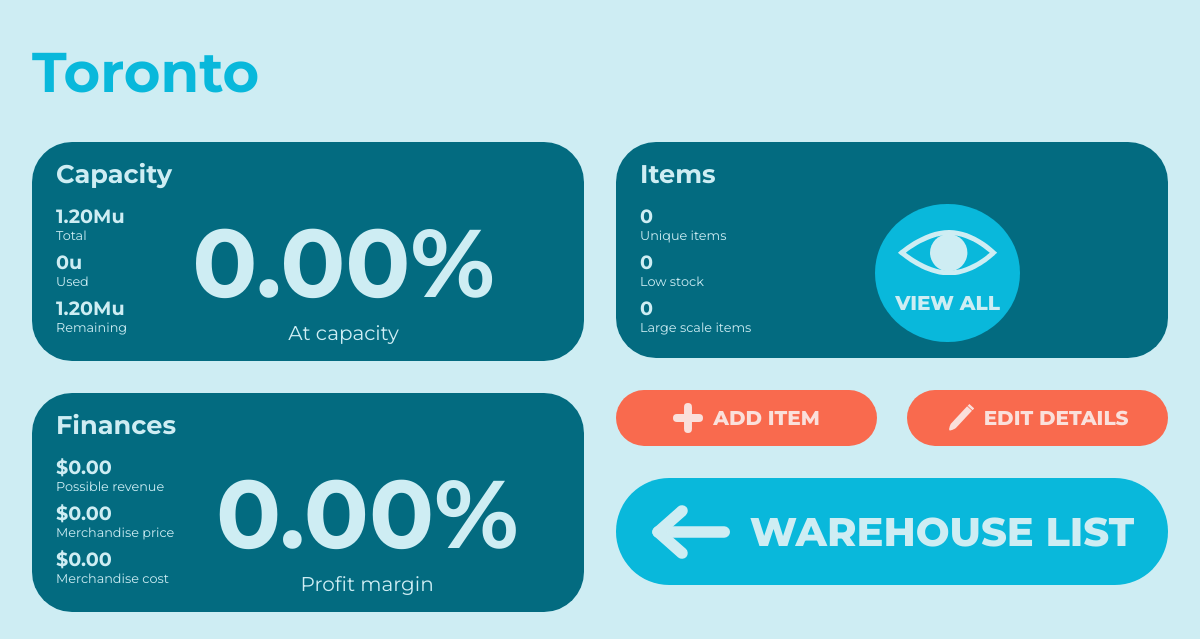
The page /view-warehouse/Toronto on the database as committed earlier.
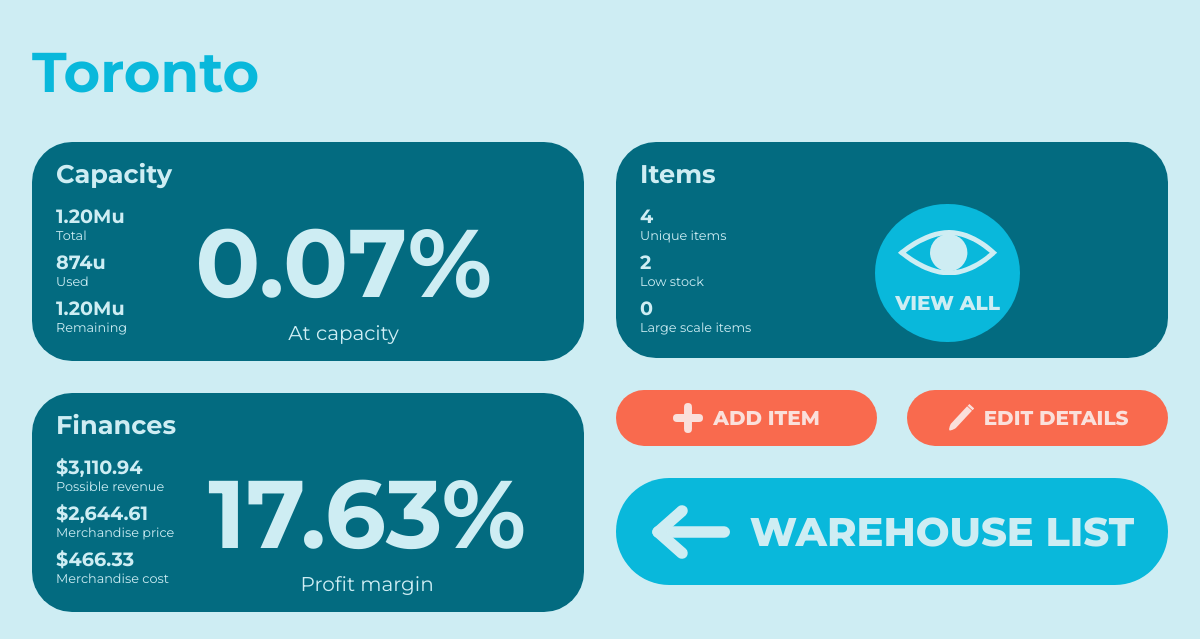
The same page on the database as committed later.
### wms/models.py (models this page shows, shortened)
class Warehouse(db.Model):
    _id = db.Column(db.Integer, primary_key=True)
    name = db.Column(db.String(MAXIMUM_NAME_LEN), unique=True, nullable=False)
    capacity = db.Column(db.Integer, nullable=False)
    items = db.relationship("Item", backref="home_warehouse", lazy=True)
    @hybrid_property
    def remaining_capacity(self):
        capacityUsed = 0
        for item in self.items:
            capacityUsed += item.quantity * ItemTemplate.query.filter_by(_id=item.item_template_id).first().size
        return self.capacity - capacityUsed
    @hybrid_property
    def possible_revenue(self):
        revenue = 0
        for item in self.items:
            item_temp = ItemTemplate.query.filter_by(_id=item.item_template_id).first()
            revenue += item.quantity * (item_temp.price - item_temp.cost)
        return revenue
    @hybrid_property
    def total_production_cost(self):
        total_production_cost = 0
        for item in self.items:
            total_production_cost += item.quantity * ItemTemplate.query.filter_by(_id=item.item_template_id).first().cost
        return total_production_cost
    @hybrid_property
    def low_stock_items(self):
        low_stock = []
        for item in self.items:
            if item.quantity <= ItemTemplate.query.filter_by(_id=item.item_template_id).first().low_threshold:
                low_stock.append(item)
        return low_stock
    @hybrid_property
    def large_scale_items(self):
        large = []
        for item in self.items:
            if ItemTemplate.query.filter_by(_id=item.item_template_id).first().size >= LARGE_SCALE_SIZE:
                large.append(item)
        return large

class Item(db.Model):
    _id = db.Column(db.Integer, primary_key=True)
    quantity = db.Column(db.Integer, nullable=False)
    warehouse = db.Column(db.String(MAXIMUM_NAME_LEN), db.ForeignKey('warehouse.name'), nullable=False)
    item_template_id = db.Column(db.Integer, db.ForeignKey('item_template._id'), nullable=False)

class ItemTemplate(db.Model):
    _id = db.Column(db.Integer, primary_key=True)
    name = db.Column(db.String(MAXIMUM_NAME_LEN), unique=True, nullable=False)
    price = db.Column(db.Float, nullable=False)
    cost = db.Column(db.Float, nullable=False)
    size = db.Column(db.Integer, nullable=False)
    low_threshold = db.Column(db.Integer, nullable=False)
    instances = db.relationship('Item', backref='item_template', lazy=True)  # Instances using this item template

### wms/routes.py (the view, shortened to what this page needs)
@app.route("/view-warehouse/<warehouse_name>", methods=METHODS)
def view_warehouse(warehouse_name):
    warehouse = Warehouse.query.filter_by(name=warehouse_name).first()
    warehouseForm = WarehouseForm()
    warehouseForm.editing_details = True
    warehouseForm.current_id = warehouse._id
    itemForm = AddItemForm()
    itemForm.update_choices()
    itemForm.warehouse = warehouse
    if warehouseForm.validate_on_submit():
        warehouse.name = warehouseForm.name.data
        warehouse.capacity = warehouseForm.capacity.data
        db.session.commit()
        return redirect(url_for('view_warehouse', warehouse_name=warehouse.name))
    return render_template("view-warehouse.html",
                           warehouse=warehouse,
                           warehouseForm=warehouseForm,
                           itemForm=itemForm,
                           price_format=price_format,
                           capacity_format=capacity_format)

### wms/forms.py (called while the page is built)
    def update_choices(self):
        self.item_name.choices = [item.name for item in ItemTemplate.query.all()]

### wms/functions.py (called while the page is built)
def price_format(price, small=False):
    price = round(price, 2)
    if small:
        if price >= 1000:
            price /= 1000
            return "{:.2f}K".format(price)
    if price < 10000:
        return "{:,.2f}".format(price)
    else:
        if 1000000 < price < 9000000:
            price /= 1000000
            return "{:.2f}M".format(price)
        price /= 1000
        return "{:.2f}K".format(price)

def capacity_format(capacity):
    if capacity < 10000:
        return "{:,}".format(capacity)
    elif 10000 <= capacity <= 999999:
        capacity /= 1000
        return "{:.2f}K".format(capacity)
    else:
        capacity /= 1000000
        return "{:.2f}M".format(capacity)

### wms/templates/view-warehouse.html (shortened to what this page needs)
<!DOCTYPE html>
{% extends "base.html" %}
{% block content %}
<link rel="stylesheet" href="{{url_for('static', filename='view-warehouse.css')}}">
<h1>{{warehouse.name}}</h1>
<div class="main-content">
    <div class="left-half">
        <div class="capacity stats-card">
            <h2>Capacity</h2>
            <div class="stats">
                <ul>
                    <li>
                        <h3>{{capacity_format(warehouse.capacity)}}u</h3>
                        <p>Total</p>
                    </li>
                    <li>
                        <h3>{{capacity_format(warehouse.capacity - warehouse.remaining_capacity)}}u</h3>
                        <p>Used</p>
                    </li>
                    <li>
                        <h3>{{capacity_format(warehouse.remaining_capacity)}}u</h3>
                        <p>Remaining</p>
                    </li>
                </ul>
                <div class="big-stat">
                    <h1>{{price_format((warehouse.capacity - warehouse.remaining_capacity) / warehouse.capacity * 100)}}%</h1>
                    <p>At capacity</p>
                </div>
            </div>
        </div>
        <div class="finances stats-card">
            <h2>Finances</h2>
            <div class="stats">
                <ul>
                    <li>
                        <h3>${{price_format(warehouse.possible_revenue)}}</h3>
                        <p>Possible revenue</p>
                    </li>
                    <li>
                        <h3>${{price_format(warehouse.possible_revenue - warehouse.total_production_cost)}}</h3>
                        <p>Merchandise price</p>
                    </li>
                    <li>
                        <h3>${{price_format(warehouse.total_production_cost)}}</h3>
                        <p>Merchandise cost</p>
                    </li>
                </ul>
                <div class="big-stat">
                    <h1>
                        {% if warehouse.possible_revenue - warehouse.total_production_cost == 0 %}
                            0.00%
                        {% else %}
                            {{price_format(warehouse.total_production_cost / (warehouse.possible_revenue - warehouse.total_production_cost) * 100)}}%
                        {% endif %}
                    </h1>
                    <p>Profit margin</p>
                </div>
            </div>
        </div>
    </div>
    <div class="right-half">
        <div class="items stats-card">
            <h2>Items</h2>
            <div class="stats">
                <ul>
                    <li>
                        <h3>{{warehouse.items|length}}</h3>
                        <p>Unique items</p>
                    </li>
                    <li>
                        <h3>{{warehouse.low_stock_items|length}}</h3>
                        <p>Low stock</p>
                    </li>
                    <li>
                        <h3>{{warehouse.large_scale_items|length}}</h3>
                        <p>Large scale items</p>
                    </li>
                </ul>
                <button class="view-all" id="view-all">
                    <h1>View all</h1>
                </button>
            </div>
        </div>
        <div class="warehouse-buttons">
            <button class="add-item" id="add-item">
                <img src="{{url_for('static', filename='+.svg')}}" alt="+ button">
                <h1>Add item</h1>
            </button>
            <button class="edit-details" id="edit-details">
                <h1>Edit details</h1>
            </button>
        </div>
        <a href="{{url_for('warehouses')}}">
            <button class="home-button" id="home-button">
                <h1>Warehouse list</h1>
            </button>
        </a>
    </div>
</div>
{% endblock content %}

Rows that differ between the two databases and show on the page:
computed for Warehouse "Toronto": capacity.size "0" → "874"; capacity.size "0.00" → "0.07"
added Item: quantity.capacity "1.20M", quantity.cost "3,110.94", quantity.cost "2,644.61", quantity.cost "466.33", quantity.price "17.63"
Other text that changed with them:
{{ warehouse.items|length }}: "0" → "4"
{{ warehouse.low_stock_items|length }}: "0" → "2"
{{ price_format(warehouse.possible_revenue) }}: "0.00" → (not shown)
{{ price_format(warehouse.total_production_cost) }}: "0.00" → (not shown)
text no longer shown: "0.00 0.00%"
